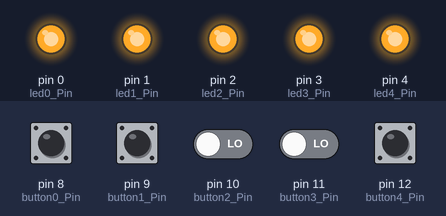
Simulated run of this sketch. Board: Arduino Uno, built with avr-gcc and run on an emulated ATmega328P. On the bench: output pins drawn as LEDs (lit = HIGH). The inputs (shaded band) are chosen by the test bench; at power-on: pin 8 (button0_Pin), pin 9 (button1_Pin) HIGH, pin 10 (button2_Pin), pin 11 (button3_Pin), pin 12 (button4_Pin) LOW.

Above: at 12.5 s.
12.9 s: pin 10 (button2_Pin) driven HIGH and pin 11 (button3_Pin) driven HIGH
At 19.2 s:
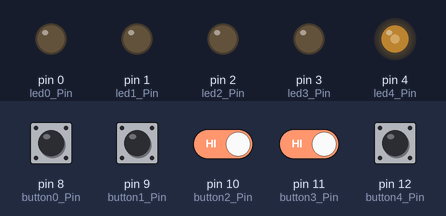
19.6 s: pin 8 (button0_Pin) pulled LOW for 3 s
At 21.6 s:
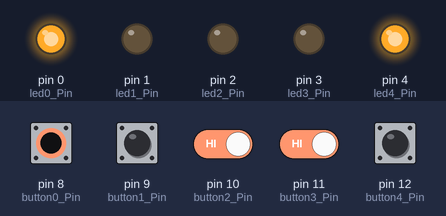
26.3 s: pin 9 (button1_Pin) pulled LOW for 3 s
At 34.2 s:
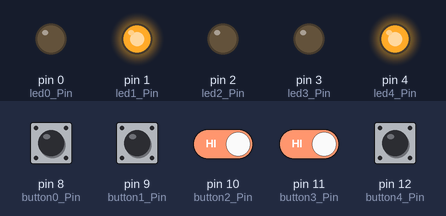
41.3 s: pin 10 (button2_Pin) driven LOW
At 56.6 s:
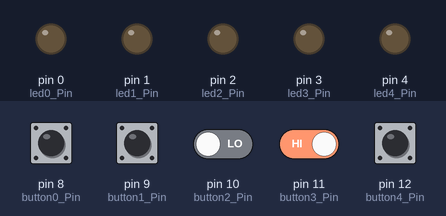
59.0 s: pin 10 (button2_Pin) driven HIGH
At 60.3 s:
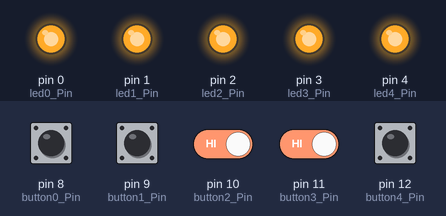
65.7 s: pin 11 (button3_Pin) driven LOW
At 66.0 s:
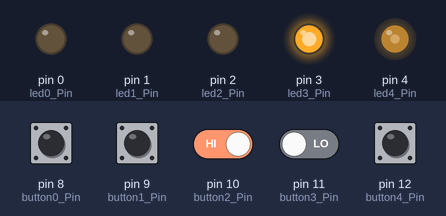
Timing chart, 0 to 68.7 s (numbered marks = the images above; inputs shaded):
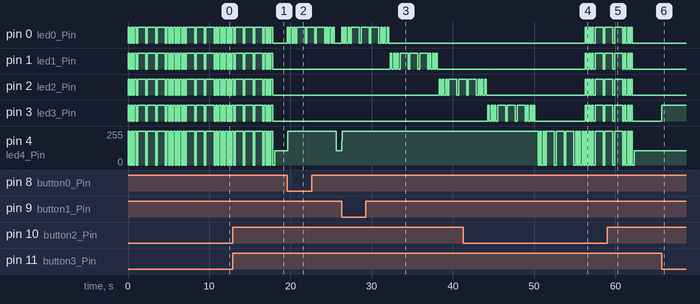

The sketch:

code.ino
```cpp
int led0_Pin = 0;  // 1번째 LED
int led1_Pin = 1;  // 2번째 LED
int led2_Pin = 2;  // 3번째 LED
int led3_Pin = 3;  // 4번째 LED
int led4_Pin = 4;  // 5번째 LED
int button0_Pin = 8;   // 1번째 스위치
int button1_Pin = 9;   // 2번째 스위치
int button2_Pin = 10;  // 3번째 스위치
int button3_Pin = 11;  // 4번째 스위치
int button4_Pin = 12;  // 5번째 스위치
void led_SOS(int l){
    digitalWrite(l, HIGH);  // 1번째 LED ON
    delay(200);
    digitalWrite(l, LOW);
    delay(200);
    digitalWrite(l, HIGH);
    delay(200);
    digitalWrite(l, LOW);
    delay(200);
    digitalWrite(l, HIGH);
    delay(200);
    digitalWrite(l, LOW);
    delay(200);
    digitalWrite(l, HIGH);
    delay(1000);
    digitalWrite(l, LOW);
    delay(200);
    digitalWrite(l, HIGH);
    delay(1000);
    digitalWrite(l, LOW);
    delay(200);
    digitalWrite(l, HIGH);
    delay(1000);
    digitalWrite(l, LOW);
    delay(200);
    digitalWrite(l, HIGH);
    delay(200);
    digitalWrite(l, LOW);
    delay(200);
    digitalWrite(l, HIGH);
    delay(200);
    digitalWrite(l, LOW);
    delay(200);
    digitalWrite(l, HIGH);
    delay(200);
    digitalWrite(l, LOW);
    delay(200);
}

void led_SOS_MAX(int l, int q, int w, int e, int r){
    digitalWrite(l, HIGH);
    digitalWrite(q, HIGH);
    digitalWrite(w, HIGH);
    digitalWrite(e, HIGH);
    digitalWrite(r, HIGH);  // 1번째 LED ON
    delay(200);
    digitalWrite(l, LOW);
    digitalWrite(q, LOW);
    digitalWrite(w, LOW);
    digitalWrite(e, LOW);
    digitalWrite(r, LOW);
    delay(200);
    digitalWrite(l, HIGH);
    digitalWrite(q, HIGH);
    digitalWrite(w, HIGH);
    digitalWrite(e, HIGH);
    digitalWrite(r, HIGH);
    delay(200);
    digitalWrite(l, LOW);
    digitalWrite(q, LOW);
    digitalWrite(w, LOW);
    digitalWrite(e, LOW);
    digitalWrite(r, LOW);
    delay(200);
    digitalWrite(l, HIGH);
    digitalWrite(q, HIGH);
    digitalWrite(w, HIGH);
    digitalWrite(e, HIGH);
    digitalWrite(r, HIGH);
    delay(200);
    digitalWrite(l, LOW);
    digitalWrite(q, LOW);
    digitalWrite(w, LOW);
    digitalWrite(e, LOW);
    digitalWrite(r, LOW);
    delay(200);
    digitalWrite(l, HIGH);
    digitalWrite(q, HIGH);
    digitalWrite(w, HIGH);
    digitalWrite(e, HIGH);
    digitalWrite(r, HIGH);
    delay(1000);
    digitalWrite(l, LOW);
    digitalWrite(q, LOW);
    digitalWrite(w, LOW);
    digitalWrite(e, LOW);
    digitalWrite(r, LOW);
    delay(200);
    digitalWrite(l, HIGH);
    digitalWrite(q, HIGH);
    digitalWrite(w, HIGH);
    digitalWrite(e, HIGH);
    digitalWrite(r, HIGH);
    delay(1000);
    digitalWrite(l, LOW);
    digitalWrite(q, LOW);
    digitalWrite(w, LOW);
    digitalWrite(e, LOW);
    digitalWrite(r, LOW);
    delay(200);
    digitalWrite(l, HIGH);
    digitalWrite(q, HIGH);
    digitalWrite(w, HIGH);
    digitalWrite(e, HIGH);
    digitalWrite(r, HIGH);
    delay(1000);
    digitalWrite(l, LOW);
    digitalWrite(q, LOW);
    digitalWrite(w, LOW);
    digitalWrite(e, LOW);
    digitalWrite(r, LOW);
    delay(200);
    digitalWrite(l, HIGH);
    digitalWrite(q, HIGH);
    digitalWrite(w, HIGH);
    digitalWrite(e, HIGH);
    digitalWrite(r, HIGH);
    delay(200);
    digitalWrite(l, LOW);
    digitalWrite(q, LOW);
    digitalWrite(w, LOW);
    digitalWrite(e, LOW);
    digitalWrite(r, LOW);
    delay(200);
    digitalWrite(l, HIGH);
    digitalWrite(q, HIGH);
    digitalWrite(w, HIGH);
    digitalWrite(e, HIGH);
    digitalWrite(r, HIGH);
    delay(200);
    digitalWrite(l, LOW);
    digitalWrite(q, LOW);
    digitalWrite(w, LOW);
    digitalWrite(e, LOW);
    digitalWrite(r, LOW);
    delay(200);
    digitalWrite(l, HIGH);
    digitalWrite(q, HIGH);
    digitalWrite(w, HIGH);
    digitalWrite(e, HIGH);
    digitalWrite(r, HIGH);
    delay(200);
    digitalWrite(l, LOW);
    digitalWrite(q, LOW);
    digitalWrite(w, LOW);
    digitalWrite(e, LOW);
    digitalWrite(r, LOW);
    delay(200);
}

void setup()  // 초기화
{
  pinMode(led0_Pin, OUTPUT);  // 1번째 LED 핀(Pin) 출력 포트 설정
  pinMode(led1_Pin, OUTPUT);  // 2번째 LED 핀(Pin) 출력 포트 설정
  pinMode(led2_Pin, OUTPUT);  // 3번째 LED 핀(Pin) 출력 포트 설정
  pinMode(led3_Pin, OUTPUT);  // 4번째 LED 핀(Pin) 출력 포트 설정
  pinMode(led4_Pin, OUTPUT);  // 5번째 LED 핀(Pin) 출력 포트 설정
  pinMode(button0_Pin, INPUT);  // 1번째 스위치 핀(Pin) 입력 포트 설정
  pinMode(button1_Pin, INPUT);  // 2번째 스위치 핀(Pin) 입력 포트 설정
  pinMode(button2_Pin, INPUT);  // 3번째 스위치 핀(Pin) 입력 포트 설정
  pinMode(button3_Pin, INPUT);  // 4번째 스위치 핀(Pin) 입력 포트 설정
  pinMode(button4_Pin, INPUT);  // 5번째 스위치 핀(Pin) 입력 포트 설정
}
/* 스위치를 누를 시에 LED가 켜지도록 한다 */
void loop()  // 무한 루프
{
  if (digitalRead(button0_Pin) == LOW)  // 1번째 스위치를 누르면
  {
    led_SOS(0);
  }
  else digitalWrite(led0_Pin, LOW);  // 1번째 LED OF
  if (digitalRead(button1_Pin) == LOW)  // 2번째 스위치를 누르면
  {

    led_SOS(0);
    led_SOS(1);
    led_SOS(2);
    led_SOS(3);
    led_SOS(4);


  }
  else digitalWrite(led4_Pin, LOW);  // 2번째 LED OFF
  if (digitalRead(button2_Pin) == LOW)  // 3번째 스위치를 누르면
  {
    led_SOS_MAX(0,1,2,3,4);  // 3번째 LED ON
  }
  else digitalWrite(led2_Pin, LOW);  // 3번째 LED OFF
  if (digitalRead(button3_Pin) == LOW)  // 4번째 스위치를 누르면
  {
    digitalWrite(led3_Pin, HIGH);  // 4번째 LED ON
  }
  else digitalWrite(led3_Pin, LOW);  // 4번째 LED OFF
  if (digitalRead(button4_Pin) == LOW)  // 5번째 스위치를 누르면
  {
    digitalWrite(led4_Pin, HIGH);  // 5번째 LED ON
  }
  else digitalWrite(led4_Pin, LOW);  // 5번째 LED OFF
}
```

Measured:
- after the input at 12.9 s, pin 0 (led0_Pin), pin 1 (led1_Pin), pin 2 (led2_Pin), pin 3 (led3_Pin): goes on until 17.8 s, then stays LOW
- after the input at 19.6 s, pin 0 (led0_Pin): LOW → HIGH at once, → LOW 0.20 s later, → HIGH 0.20 s later, → LOW 0.20 s later, … (18 changes in this stretch); pin 4 (led4_Pin): 107/255 → 255/255 at once, → 107/255 6.0 s later
- after the input at 26.3 s, pin 0 (led0_Pin): LOW → HIGH at once, → LOW 0.20 s later, → HIGH 0.20 s later, → LOW 0.20 s later, … (18 changes in this stretch); pin 1 (led1_Pin): LOW → HIGH after 6.0 s, → LOW 0.20 s later, → HIGH 0.20 s later, → LOW 0.20 s later, … (18 changes in this stretch)
- after the input at 41.3 s, pin 0 (led0_Pin), pin 1 (led1_Pin): goes 3 × (HIGH 0.20 s, LOW 0.20 s), HIGH 1.0 s, LOW 0.20 s, then HIGH, starting after 15.0 s
- after the input at 59.0 s, pin 0 (led0_Pin), pin 1 (led1_Pin), pin 2 (led2_Pin), pin 3 (led3_Pin): goes on until 62.1 s, then stays LOW
- after the input at 65.7 s, pin 3 (led3_Pin): LOW → HIGH at once
- by itself, pin 4 (led4_Pin): repeats every 6.0 s: 2 × (0/255 0.20 s, 255/255 0.20 s), 3 × (0/255 0.20 s, 255/255 1.0 s), 4 × (0/255 0.20 s, 255/255 0.20 s)
- by itself, pin 0 (led0_Pin), pin 1 (led1_Pin), pin 2 (led2_Pin), pin 3 (led3_Pin): repeats every 6.0 s: 2 × (LOW 0.20 s, HIGH 0.20 s), 3 × (LOW 0.20 s, HIGH 1.0 s), 4 × (LOW 0.20 s, HIGH 0.20 s)
